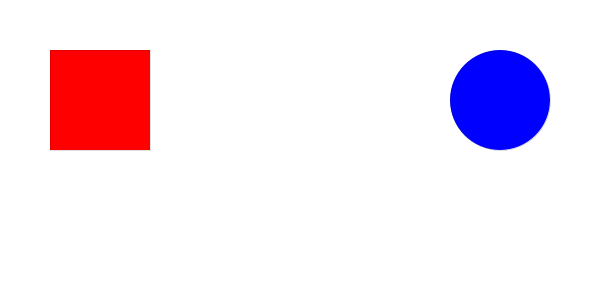
Frame 1 (no input)
Frame 60 (the mouse pressed at the canvas centre just before this capture): identical to frame 1, image omitted
Frame 120 (the mouse held since frame 60 and released just before this capture): identical to frame 1, image omitted

The Processing sketch that drew this single still picture (run headless with seeded random() and noise(); from frame 60 on, the mouse is pressed at the canvas centre):

// Processing sketch: tutorial5_number1
// ── tutorial5_number1.pde
int xr1 = 100;
int xc2 = 500;
int yr1 = 100;
int yc2 = 100;
int pressed = 1;

void setup(){
  size(600,300);
  smooth(8);
  rectMode(CENTER);
  ellipseMode(CENTER);
}

void draw(){
  background(255);
  strokeWeight(0);
  fill(255,0,0);
  rect(xr1,yr1,100,100);
  fill(0,0,255);
  ellipse(xc2,yc2,100,100);
}

void keyPressed(){
  if(keyPressed){
    if (key == '1'){
      pressed = 1;
    }
    else if (key == '2'){
      pressed = 2;
    }
  }
  
  if(keyPressed && pressed == 1){
    //left 
    if(keyCode == LEFT){
      xr1 -= 7;
    }
    //right
    else if(keyCode == RIGHT){
      xr1 += 7;
    }
    //up  
    if (keyCode == UP){
      yr1 -= 7;
    }
    //down
    else if (keyCode == DOWN){
      yr1 += 7;
    }
  }
  if (keyPressed && pressed == 2){
    if(keyCode == LEFT){
      xc2 -= 7;
    }
    //right
    else if(keyCode == RIGHT){
      xc2 += 7;
    }
    //up  
    if (keyCode == UP){
      yc2 -= 7;
    }
    //down
    else if (keyCode == DOWN){
      yc2 += 7;
    }
  }
}
